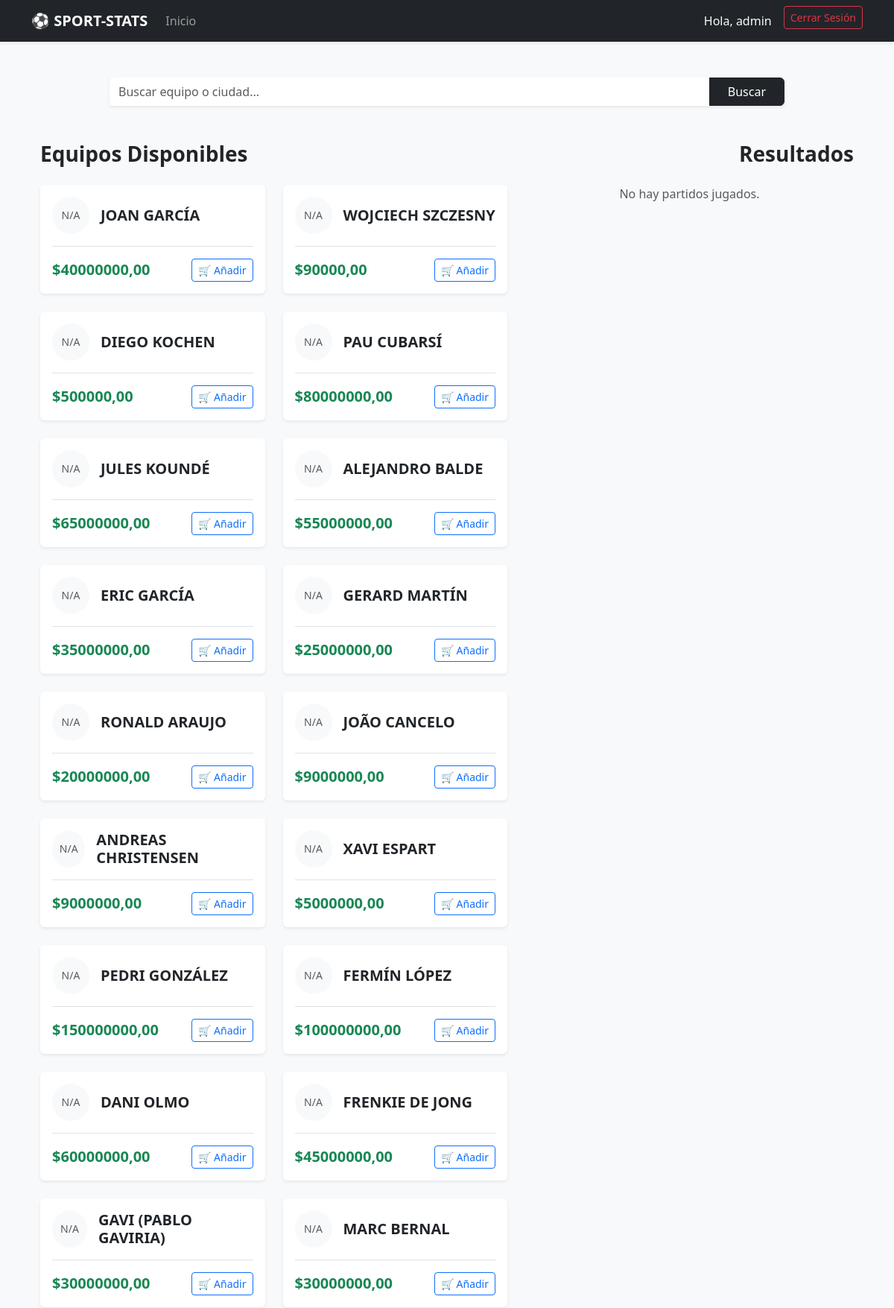
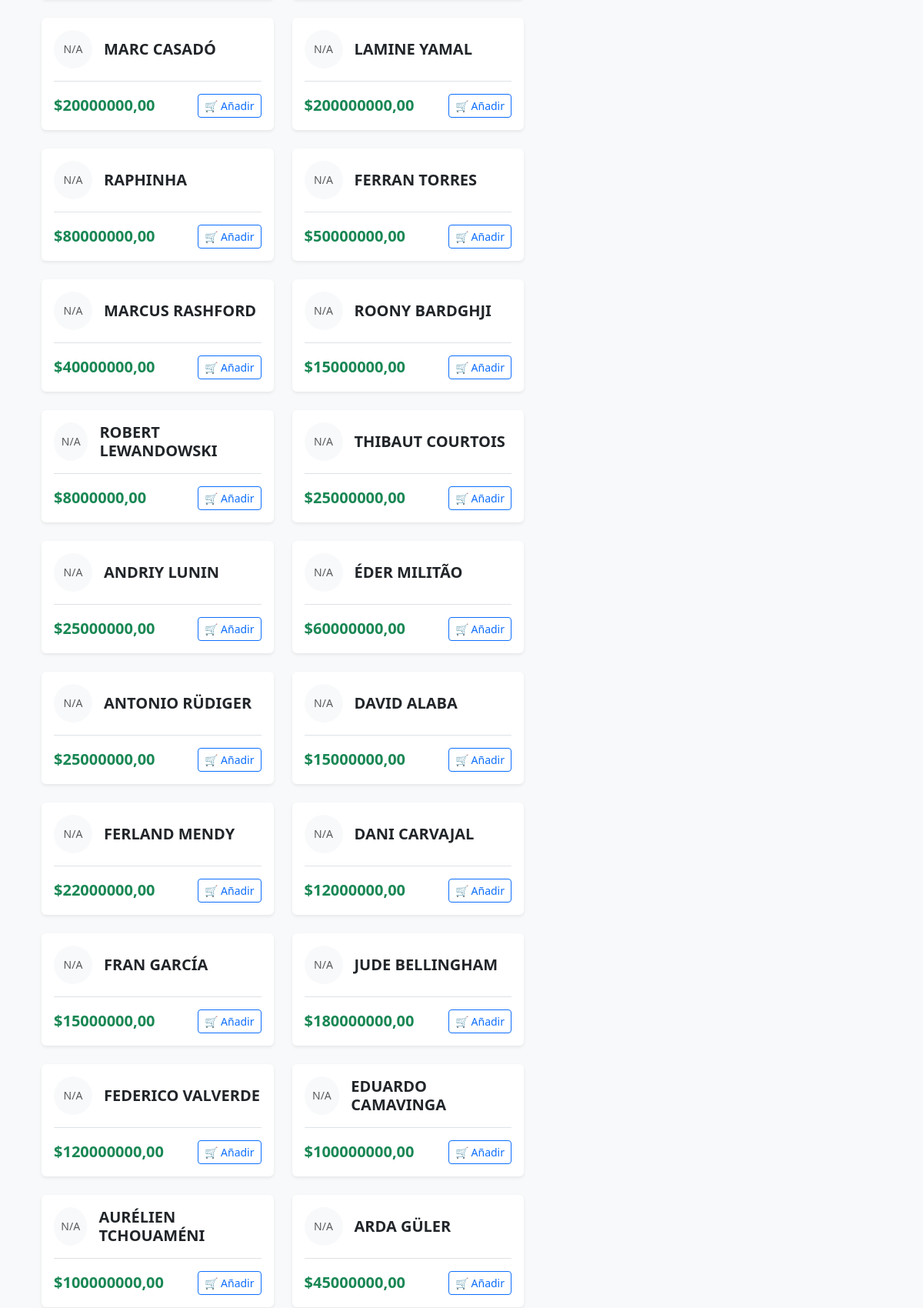
The app's page / (signed in, upper part) with its own data (2 pictures, top to bottom).
### Estadisticas/models.py (models this page shows, shortened)
class User(AbstractUser):
    id = models.UUIDField(primary_key=True, default=uuid.uuid4, editable=False)
    is_editor = models.BooleanField(default=False)
    groups = models.ManyToManyField(
        'auth.Group',
        related_name='estadisticas_user_groups',
        blank=True
    )
    user_permissions = models.ManyToManyField(
        'auth.Permission',
        related_name='estadisticas_user_permissions',
        blank=True
    )

class Jugador(models.Model):
    id = models.UUIDField(primary_key=True, default=uuid.uuid4, editable=False)
    nombre = models.CharField(max_length=150)
    posicion = models.CharField(max_length=50)
    equipo = models.ForeignKey(Equipo, on_delete=models.CASCADE, related_name='jugadores')
    precio = models.DecimalField(max_digits=15, decimal_places=2, default=0.00)
    foto = models.ImageField(upload_to='jugadores/', null=True, blank=True)
    class Meta:
        verbose_name = "Jugador"
        verbose_name_plural = "Jugadores"

### Estadisticas/views.py (the view)
# urls.py: path('', views.home, name='home'),
def home(request):
    try:
        for equipo in Equipo.objects.all():
            try:
                equipo.nombre.encode('utf-8')
                equipo.ciudad.encode('utf-8')
            except (UnicodeDecodeError, UnicodeEncodeError):
                equipo.nombre = f"Equipo Recuperado ({str(equipo.id)[:4]})"
                equipo.ciudad = "Ciudad Limpia"
                equipo.escudo = None
                equipo.save()
    except Exception:
        pass
    query = request.GET.get('q')
    liga_id = request.GET.get('liga')
    jugadores_list = Jugador.objects.select_related('equipo__liga').all()
    if query:
        jugadores_list = jugadores_list.filter(
            Q(nombre__icontains=query) |
            Q(posicion__icontains=query) |
            Q(equipo__nombre__icontains=query)
        )
    if liga_id:
        jugadores_list = jugadores_list.filter(equipo__liga__id=liga_id)
    partidos = Partido.objects.all().order_by('-fecha')[:5]
    ligas = Liga.objects.all()
    return render(request, 'Estadisticas/home.html', {
        'page_obj': jugadores_list,
        'partidos': partidos,
        'ligas': ligas,
        'query': query
    })

### Estadisticas/templates/Estadisticas/home.html (shortened to what this page needs)
{% extends 'Estadisticas/base.html' %}
{% block content %}
<div class="container mt-4">
    <div class="row mb-5 justify-content-center">
        <div class="col-md-10">
            <form method="GET" action="{% url 'home' %}" class="input-group shadow-sm">
                <input type="text" name="q" class="form-control border-0"
                       placeholder="Buscar equipo o ciudad..." value="{{ query|default:'' }}">
                <button class="btn btn-dark px-4" type="submit">
                     Buscar
                </button>
            </form>
        </div>
    </div>
    <div class="row">
        <div class="col-md-7">
            <h3 class="mb-4 fw-bold">Equipos Disponibles</h3>
            <div class="row">
                {% for equipo in page_obj %}
                <div class="col-md-6 mb-4">
                    <div class="card shadow-sm border-0 h-100">
                        <div class="card-body">
                            <div class="d-flex align-items-center mb-3">
                                {% if equipo.escudo %}
                                    <img src="{{ equipo.escudo.url }}" alt="Escudo"
                                         style="width: 50px; height: 50px; object-fit: contain; margin-right: 15px;">
                                {% else %}
                                    <div class="bg-light d-flex align-items-center justify-content-center text-muted"
                                         style="width: 50px; height: 50px; border-radius: 50%; margin-right: 15px;">
                                        <small>N/A</small>
                                    </div>
                                {% endif %}
                                <div>
                                    <h5 class="mb-0 text-uppercase fw-bold">{{ equipo.nombre }}</h5>
                                </div>
                            </div>
                            <div class="mt-auto border-top pt-3">
                                <div class="d-flex justify-content-between align-items-center">
                                    <span class="fs-5 fw-bold text-success">${{ equipo.precio }}</span>
                                    {% if user.is_authenticated %}
                                        <a href="{% url 'add_to_cart' equipo.id %}" class="btn btn-sm btn-outline-primary">
                                            🛒 Añadir
                                        </a>
                                    {% endif %}
                                </div>
                            </div>
                        </div>
                    </div>
                </div>
                {% empty %}
                <div class="col-12">
                    <p class="text-muted">No se encontraron equipos con ese nombre.</p>
                </div>
                {% endfor %}
            </div>
        </div>
        <div class="col-md-5">
            <h3 class="mb-4 fw-bold text-end">Resultados</h3>
            <div class="list-group">
                {% for partido in partidos %}
                <div class="list-group-item shadow-sm mb-2 border-0 rounded p-3">
                    <div class="d-flex justify-content-between align-items-center">
                        <div class="text-center" style="flex: 1;">
                            <span class="fw-bold d-block">{{ partido.equipo_local.nombre }}</span>
                        </div>
                        <div class="px-3">
                            <span class="badge bg-dark fs-5 p-2 px-3">
                                {{ partido.goles_local }} - {{ partido.goles_visitante }}
                            </span>
                        </div>
                        <div class="text-center" style="flex: 1;">
                            <span class="fw-bold d-block">{{ partido.equipo_visitante.nombre }}</span>
                        </div>
                    </div>
                </div>
                {% empty %}
                <p class="text-muted text-center">No hay partidos jugados.</p>
                {% endfor %}
            </div>
        </div>
    </div>
</div>
{% endblock %}

### Estadisticas/templates/Estadisticas/base.html (shortened to what this page needs)
<!DOCTYPE html>
<html lang="es">
<head>
    <link href="https://cdn.jsdelivr.net/npm/bootstrap@5.3.0/dist/css/bootstrap.min.css" rel="stylesheet">
</head>
<body>
    <nav class="navbar navbar-expand-lg navbar-dark bg-dark shadow-sm">
        <div class="container">
            <a class="navbar-brand" href="{% url 'home' %}">⚽ SPORT-STATS</a>
            <div class="collapse navbar-collapse" id="navbarNav">
                <ul class="navbar-nav me-auto">
                    <li class="nav-item">
                        <a class="nav-link" href="{% url 'home' %}">Inicio</a>
                    </li>
                </ul>
                <ul class="navbar-nav">
                    {% if user.is_authenticated %}
                        <li class="nav-item">
                            <span class="nav-link disabled text-light">Hola, {{ user.username }}</span>
                        </li>
                        <li class="nav-item">
                            <form action="{% url 'logout' %}" method="post" class="d-inline">
                                <button type="submit" class="btn btn-outline-danger btn-sm ms-2">Cerrar Sesión</button>
                            </form>
                        </li>
                    {% endif %}
                </ul>
            </div>
        </div>
    </nav>
    <div class="container py-4">
        {% block content %}
        {% endblock %}
    </div>
</body>
</html>

### Estadisticas/templates/Estadisticas/base.html (style rules this page uses)
body { background-color: #f8f9fa; }
.navbar-brand { font-weight: bold; }

### records on screen
User: username "admin"
Jugador: nombre "JOAN GARCÍA", precio "40000000,00"
Jugador: nombre "WOJCIECH SZCZESNY", precio "90000,00"
Jugador: nombre "DIEGO KOCHEN", precio "500000,00"
Jugador: nombre "PAU CUBARSÍ", precio "80000000,00"
Jugador: nombre "JULES KOUNDÉ", precio "65000000,00"
Jugador: nombre "ALEJANDRO BALDE", precio "55000000,00"
Jugador: nombre "ERIC GARCÍA", precio "35000000,00"
Jugador: nombre "GERARD MARTÍN", precio "25000000,00"
Jugador: nombre "RONALD ARAUJO", precio "20000000,00"
Jugador: nombre "JOÃO CANCELO", precio "9000000,00"
Jugador: nombre "ANDREAS CHRISTENSEN", precio "9000000,00"
Jugador: nombre "XAVI ESPART", precio "5000000,00"
Jugador: nombre "PEDRI GONZÁLEZ", precio "150000000,00"
Jugador: nombre "FERMÍN LÓPEZ", precio "100000000,00"
Jugador: nombre "DANI OLMO", precio "60000000,00"
Jugador: nombre "FRENKIE DE JONG", precio "45000000,00"
Jugador: nombre "GAVI (PABLO GAVIRIA)", precio "30000000,00"
Jugador: nombre "MARC BERNAL", precio "30000000,00"
Jugador: nombre "MARC CASADÓ", precio "20000000,00"
Jugador: nombre "LAMINE YAMAL", precio "200000000,00"
Jugador: nombre "RAPHINHA", precio "80000000,00"
Jugador: nombre "FERRAN TORRES", precio "50000000,00"
Jugador: nombre "MARCUS RASHFORD", precio "40000000,00"
Jugador: nombre "ROONY BARDGHJI", precio "15000000,00"
Jugador: nombre "ROBERT LEWANDOWSKI", precio "8000000,00"
Jugador: nombre "THIBAUT COURTOIS", precio "25000000,00"
Jugador: nombre "ANDRIY LUNIN", precio "25000000,00"
Jugador: nombre "ÉDER MILITÃO", precio "60000000,00"
Jugador: nombre "ANTONIO RÜDIGER", precio "25000000,00"
Jugador: nombre "DAVID ALABA", precio "15000000,00"
Jugador: nombre "FERLAND MENDY", precio "22000000,00"
Jugador: nombre "DANI CARVAJAL", precio "12000000,00"
Jugador: nombre "FRAN GARCÍA", precio "15000000,00"
Jugador: nombre "JUDE BELLINGHAM", precio "180000000,00"
Jugador: nombre "FEDERICO VALVERDE", precio "120000000,00"
Jugador: nombre "EDUARDO CAMAVINGA", precio "100000000,00"
Jugador: nombre "AURÉLIEN TCHOUAMÉNI", precio "100000000,00"
Jugador: nombre "ARDA GÜLER", precio "45000000,00"
